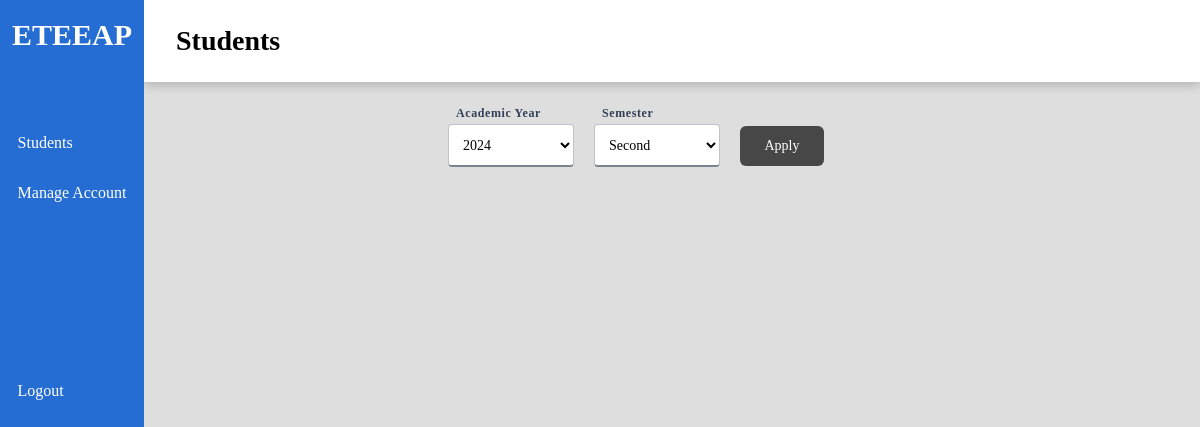
Page /index/instructor_students (signed in) on the earlier database version.
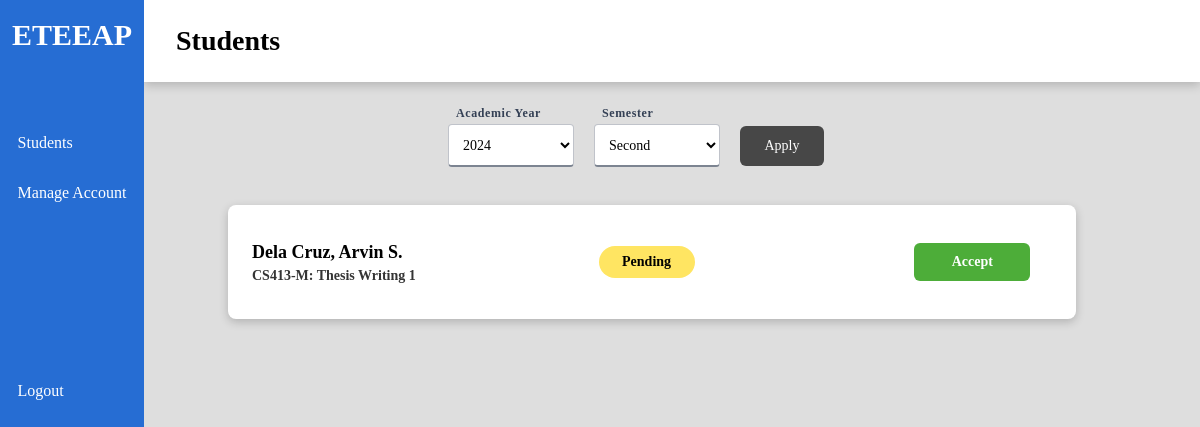
Same page on the later database version.
### models.py (models this page shows)
class Enrollment(db.Model):
    __tablename__ = "enrollments"
    id = db.Column("id", db.Integer, primary_key=True)
    course = db.Column("course", db.Integer, db.ForeignKey('courses.id'))
    units = db.Column("units", db.Integer)
    ay = db.Column("academic_year", db.Integer)
    semester = db.Column("semester", db.Enum('1st', '2nd'))
    instructor = db.Column("instructor", db.Integer, db.ForeignKey('instructors.id'))
    student = db.Column("student", db.Integer, db.ForeignKey('students.id'))
    status = db.Column("status", db.Enum('pending', 'ongoing', 'completed'), default='pending')
    grade = db.Column("grade", db.Float)
    form1 = db.Column("form1path", db.String(64))
    form2 = db.Column("form2path", db.String(64))
    form3 = db.Column("form3path", db.String(64))
    requirements = db.relationship("Requirement", backref='enrollments')

### views.py (the view)
@views.route('/instructor_students', methods=["GET", "POST"])
def instructor_students():
    if g.user != 'instructor':
        return redirect(url_for('.unauthorized'))
    views = user_views[g.user]
    enrollments = db.get_instructor_enrollments(db.uid_to_pk(session.get('id'), 'instructor'))
    data = {
        'instructor_id': db.uid_to_pk(session.get('id'), 'instructor'),
        'enrollments': []
    }
    form = FilterForm(db.get_academic_years())
    for e in enrollments:
        data['enrollments'].append({
            'student_name': f"{e['student']['l_name'].title()}, {e['student']['f_name']} {e['student']['m_name'][0]}.",
            'course': f"{e['course']['code']}: {e['course']['title']}",
            'status': e['status'],
            'enrollment_id': e['id'],
            'grade': e['grade'],
            'ay': e['ay'],
            'semester': e['semester']
        })
    if form.validate_on_submit():
        filter = form.data
    else:
        cfg = db.get_system_settings()
        form.ay.data = str(cfg['academic_year'])
        form.semester.data = str(cfg['semester'])
        filter = form.data
    data['enrollments'] = [e for e in data['enrollments'] if str(e['ay']) == filter['ay'] and str(e['semester']) == filter['semester']]
    return render_template('students-instructor.html', page="Students", form=form, data=data, views=views)

### forms.py
class FilterForm(FlaskForm):
    ay = SelectField('Academic Year', choices=[], validators=[DataRequired()])
    semester = SelectField('Semester', choices=[("1st", "First"), ("2nd", "Second")], validators=[DataRequired()])
    submit = SubmitField('Apply')
    def __init__(self, academic_years):
        super().__init__()
        self.ay.choices = [(a, a) for a in academic_years]

### db_functions.py (called while the page is built)
def get_system_settings():
    fp = "./cfg.json"
    if os.path.exists(fp):
        with open(fp, 'r') as file:
            cfg = json.loads(file.read())
    else:
        cfg = {'academic_year': date.today().year, 'semester': '1st'}
        with open(fp, 'w') as file:
            file.write(json.dumps(cfg))
    return cfg

def get_user(user_id):
    return User.query.filter_by(id=user_id).first().__dict__

def uid_to_pk(uid, user_type):
    if user_type == 'student':
        obj = Student
    elif user_type == 'instructor':
        obj = Instructor
    elif user_type == 'admin':
        obj = Admin
    else:
        return "Error"
    return obj.query.filter_by(user=uid).first().__dict__['id']

def get_course(cid):
    return Course.query.filter_by(id=cid).first().__dict__

### templates/students-instructor.html (shortened to what this page needs)
{% extends "index.html" %}
{% block content %}
<div class="main-content">
    <form action="/index/instructor_students" method="post">
        <div class="form-row filters">
            <div class="field width-15">
                {{ form.ay.label() }}
                {{ form.ay(class="text") }}
            </div>
            <div class="field width-15">
                {{ form.semester.label() }}
                {{ form.semester(class="text") }}
            </div>
            <div class="field width-10">
                {{ form.submit(class='submit grey width-100') }}
            </div>
        </div>
    </form>
    {% for e in data.enrollments %}
    <div class="main-row">
        <div class="card bar color-white">
            <div class="left">
                <div class="card-strongtext"> {{ e.student_name }} </div>
                <div class="card-subtext"> {{ e.course }}  </div>
            </div>
            <div class="middle">
                <div class="cell {{ e.status }}"> {{ e.status|title }} </div>
            </div>
            <div class="right">
                {% if e.status == 'pending' %}
                    <button class="btn-green" onclick="acceptEnrollment('{{data.instructor_id}}', '{{e.enrollment_id}}')">Accept</button>
                {% elif e.status == 'ongoing' %}
                    <button class="btn-purple" onclick="viewRequirements('{{data.instructor_id}}', '{{e.enrollment_id}}')">Requirements</button>
                {% else %}
                    <p>Final Grade: {{ e.grade }}</p>
                {% endif %}
            </div>
        </div>
    </div>
    {% endfor %}
</div>
{% endblock %}

Differences in the rows shown:
added Enrollment: student_name "Dela Cruz, Arvin S.", course "CS413-M: Thesis Writing 1", status "Pending"
